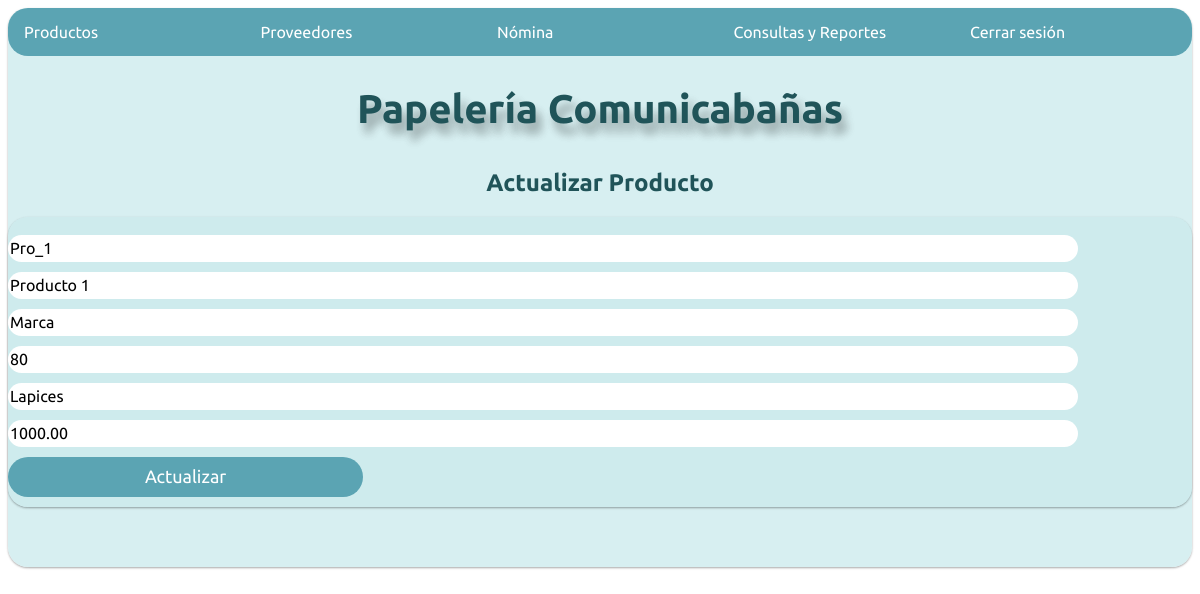
The page /actualizarproducto/Pro_1 on the database its author committed.
### Datos/models.py (models this page shows, shortened)
class Producto(models.Model):
    Codigo = models.CharField(max_length=20, primary_key=True)
    Nombre = models.CharField(max_length=50)
    Referencia = models.CharField(max_length=50)
    Categoria = models.CharField(max_length=50)
    Precio = models.DecimalField(max_digits=10, decimal_places=2)
    Existencia = models.IntegerField()

### Papeleria/views.py (the view)
# urls.py: path('actualizarproducto/<str:codigo>', v.actpro, name = 'actpro'),
def actpro(request,codigo):
    if checkLG():
        producto = Producto.objects.get(Codigo=codigo)
        return render(request, 'Actpro.html', {'producto': producto})
    return render(request, 'login.html')

### Papeleria/views.py (called while the page is built)
def checkLG():
    empleados = Empleado.objects.all()
    for empleado in empleados:
        if empleado.logged == True:
            return True
    return False

### Papeleria/Templates/Actpro.html (shortened to what this page needs)
{% extends "Base.html" %}
{% load static %}
{% block content %}
<link rel="stylesheet" href='{% static "css/Regispro.css" %}'>
<header style="text-align: center;">
    <h2 class=" subtitle" style=" padding-top: 10px; color:#205459" >Actualizar Producto</h2>
</header>
<div class ="row center-xs" >
    <div class="card col-md-6 col-sm-6 col-xs-10 items">
        <br>
        <form action="{% url 'actualizarP' producto.Codigo %}" method = "POST"> {% csrf_token %}
            <input value = '{{producto.Codigo}}' name = "codigo" class="textbox" type="text"required placeholder="Codigo">
            <input value = '{{producto.Nombre}}' name = "nombre" class="textbox" type="text" required placeholder="Nombre del Producto">
            <input value = '{{producto.Referencia}}' name = "ref" class="textbox" type="text" required placeholder="Referencia">
            <input value = '{{producto.Existencia}}' name = "cant" class="textbox" type="number" required placeholder="Cantidad">
            <input value = '{{producto.Categoria}}' name = "cat" class="textbox" type="text" required placeholder="Categoría">
            <input value = '{{producto.Precio}}' name = "price" class="textbox" type="number" required placeholder="Precio">
            <input name = "enviar" class="btn" type="submit" value="Actualizar">
        </form>
    </div>
</div>
{% endblock %}

### Papeleria/static/css/StylesProductos.css (style rules this page uses)
body { font-family:'Ubuntu', sans-serif; }
.card { border-radius: 20px; background-color: rgba(204, 235, 237, 0.781); box-shadow: 0 1px 3px rgba(0, 0, 0, 0.12), 0 1px 2px rgba(0, 0, 0, 0.24); }

### Papeleria/static/css/Regispro.css (style rules this page uses)
.items input { display: inline-block; font-family: 'Ubuntu', sans-serif; font-size: 16px; margin-bottom: 10px; border:none; outline:none; border-radius: 20px; }
.items .textbox { height: 25px; width: 90%; }
.items .btn { border-radius: 20px; position: relative; height: 40px; color: white; font-size: 18px; background: #5BA4B3; width: 30%; }

### rows shown on the page
Producto: codigo "Pro_1", nombre "Producto 1", ref "Marca", cant "80", cat "Lapices", price "1000.00"
